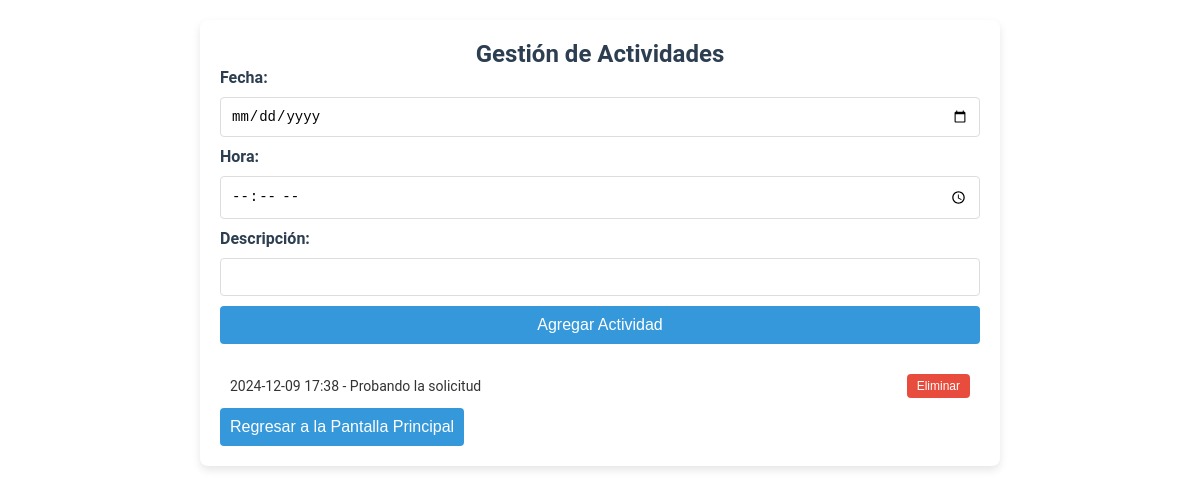
The page /activities on the database as committed earlier.
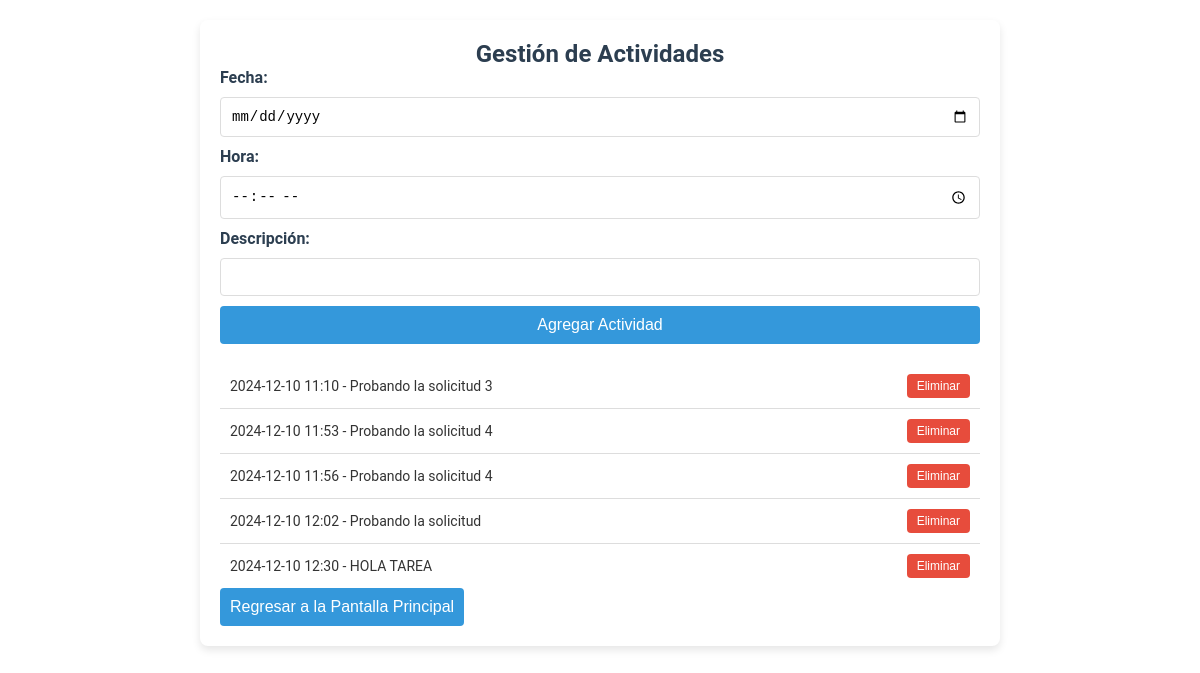
The same page on the database as committed later.
### app.py (models this page shows)
class Activity(db.Model):
    id = db.Column(db.Integer, primary_key=True)
    date = db.Column(db.String(10), nullable=False)  # Fecha (YYYY-MM-DD)
    time = db.Column(db.String(5), nullable=False)   # Hora (HH:MM)
    description = db.Column(db.String(255), nullable=False)  # Descripción

### app.py (the view)
@app.route('/activities', methods=['GET'])
def activities_page():
    activities = Activity.query.all()
    return render_template('activities.html', activities=activities)

### templates/activities.html (shortened to what this page needs)
<!DOCTYPE html>
<html lang="es">
<head>
    <link rel="stylesheet" href="/static/css/styles.css">
</head>
<body>
    <div class="activities-container">
        <h2>Gestión de Actividades</h2>
        <form id="activity-form">
            <label for="activity-date">Fecha:</label>
            <input type="date" id="activity-date" required>
            <label for="activity-time">Hora:</label>
            <input type="time" id="activity-time" required>
            <label for="activity-description">Descripción:</label>
            <input type="text" id="activity-description" required>
            <button type="submit">Agregar Actividad</button>
        </form>
        <ul id="activity-list">
            {% for activity in activities %}
            <li>
                <span>{{ activity.date }} {{ activity.time }} - {{ activity.description }}</span>
                <button class="delete-btn" data-id="{{ activity.id }}">Eliminar</button>
            </li>
            {% endfor %}
        </ul>
        <button onclick="window.location.href='/main'">Regresar a la Pantalla Principal</button>
    </div>
</body>
</html>

### static/css/styles.css (style rules this page uses)
:root { --main-bg: #94826b; --accent: #352b21; --light-accent: #f0d7ba; --text-color: #333; --secondary-text: #555; --button-bg: #ffe4c4; --button-hover: #f2d7a8; --frame-shadow: rgba(0, 0, 0, 0.15); --font-main: 'Roboto', sans-serif; --font-quote: 'Merriweather', serif; }
.activities-container { max-width: 800px; margin: 20px auto; padding: 20px; background-color: #fff; box-shadow: 0 4px 8px rgba(0, 0, 0, 0.1); border-radius: 8px; }
h2 { text-align: center; color: #2c3e50; }
form { display: grid; gap: 10px; margin-bottom: 20px; }
label { font-weight: bold; color: #2c3e50; }
input[type="date"], input[type="time"], input[type="text"] { padding: 10px; border: 1px solid #ddd; border-radius: 4px; font-size: 14px; width: 100%; }
button { padding: 10px; background-color: #3498db; color: white; border: none; border-radius: 4px; cursor: pointer; font-size: 16px; transition: background-color 0.3s ease; }
#activity-list { list-style-type: none; padding: 0; }
#activity-list li { display: flex; justify-content: space-between; align-items: center; padding: 10px; border-bottom: 1px solid #ddd; font-size: 14px; }
#activity-list li:last-child { border-bottom: none; }
.delete-btn { background-color: #e74c3c; color: white; border: none; padding: 5px 10px; cursor: pointer; font-size: 12px; border-radius: 4px; transition: background-color 0.3s ease; }
* { margin: 0; padding: 0; box-sizing: border-box; }

Rows that differ between the two databases and show on the page:
removed Activity: date "2024-12-09", time "17:38", description "Probando la solicitud"
added Activity: date "2024-12-10", time "11:10", description "Probando la solicitud 3"
added Activity: date "2024-12-10", time "11:53", description "Probando la solicitud 4"
added Activity: date "2024-12-10", time "11:56", description "Probando la solicitud 4"
added Activity: date "2024-12-10", time "12:02", description "Probando la solicitud"
added Activity: date "2024-12-10", time "12:30", description "HOLA TAREA"
